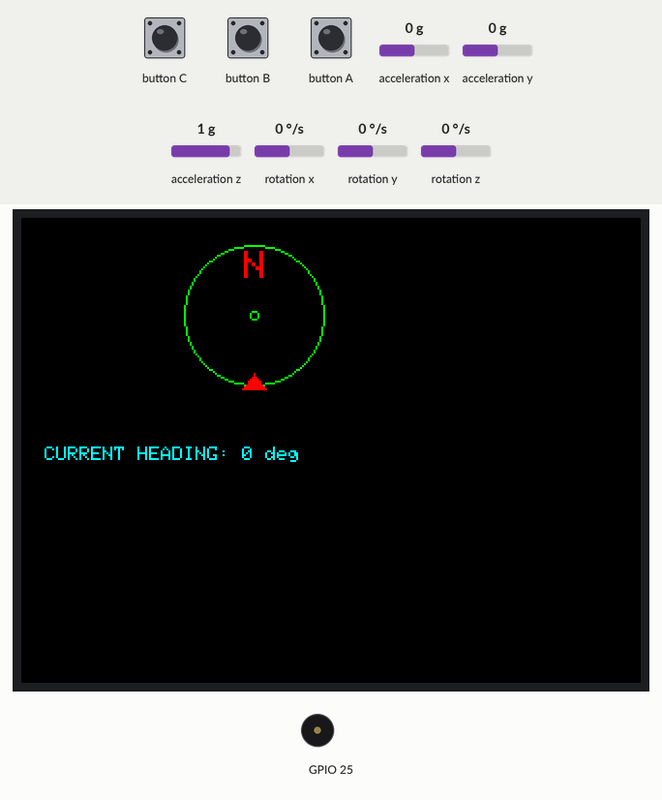
Simulated run of this program. Board: ESP32-S3. Shown: 320×240 colour display, buzzer (waves = sounding). Inputs (shaded band) come from the test bench; at power-on: acceleration x 0 g, acceleration y 0 g, acceleration z 1 g, rotation x 0 °/s, rotation y 0 °/s, rotation z 0 °/s. A WiFi scan finds three made-up networks.

Above: at 0.74 s.
1.4 s: button B pressed for 0.15 s
At 1.85 s:
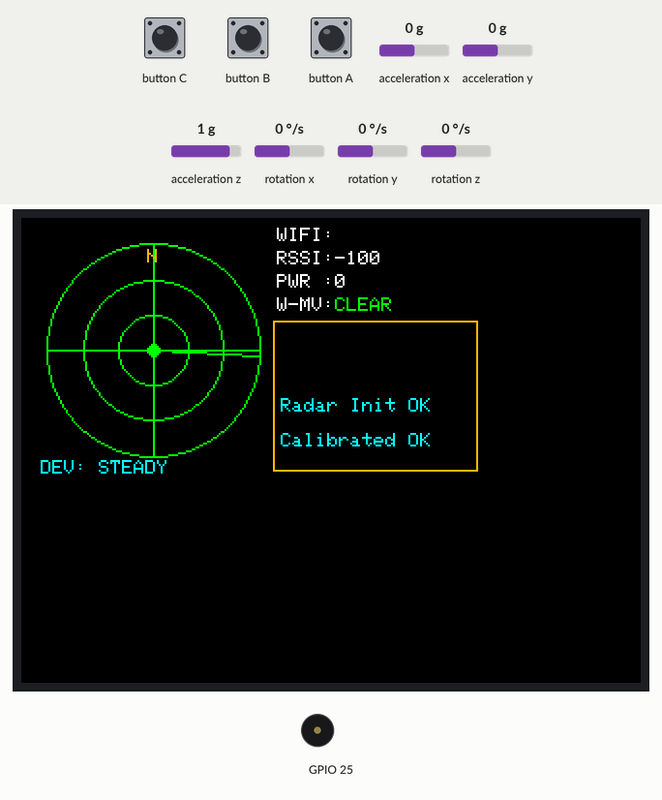
3.5 s: button A pressed for 0.15 s
At 4.6 s:
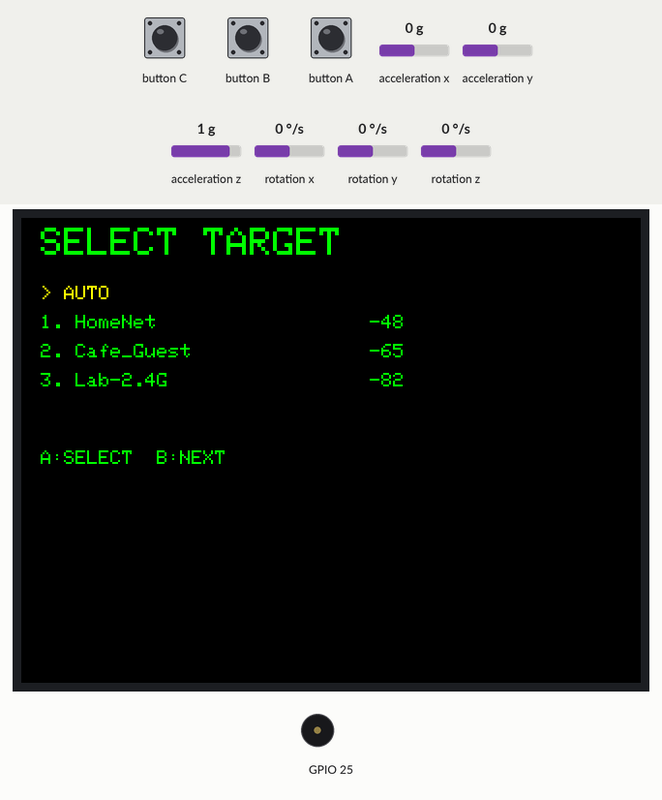
5.3 s: button A pressed for 1 s
At 5.66 s:
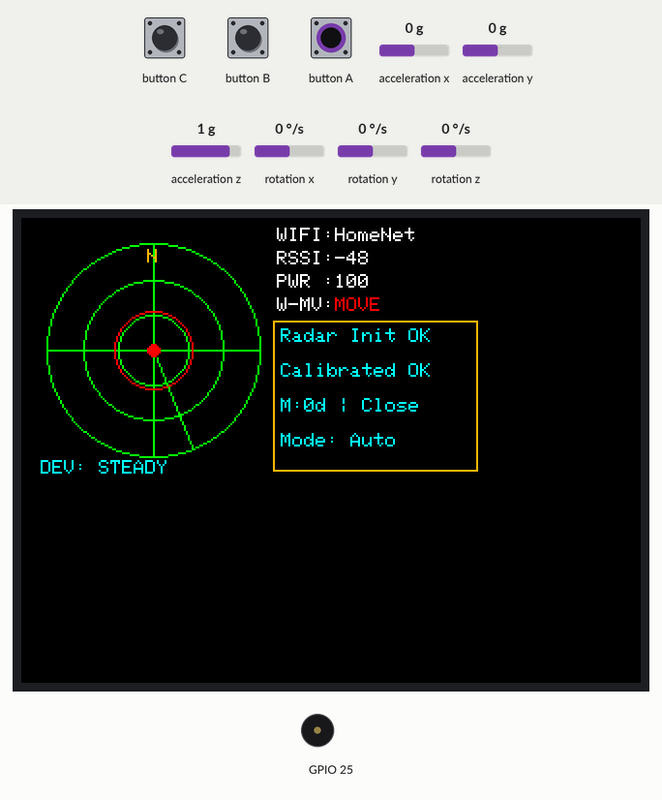
8.0 s: button B pressed for 3.2 s
At 9.93 s:
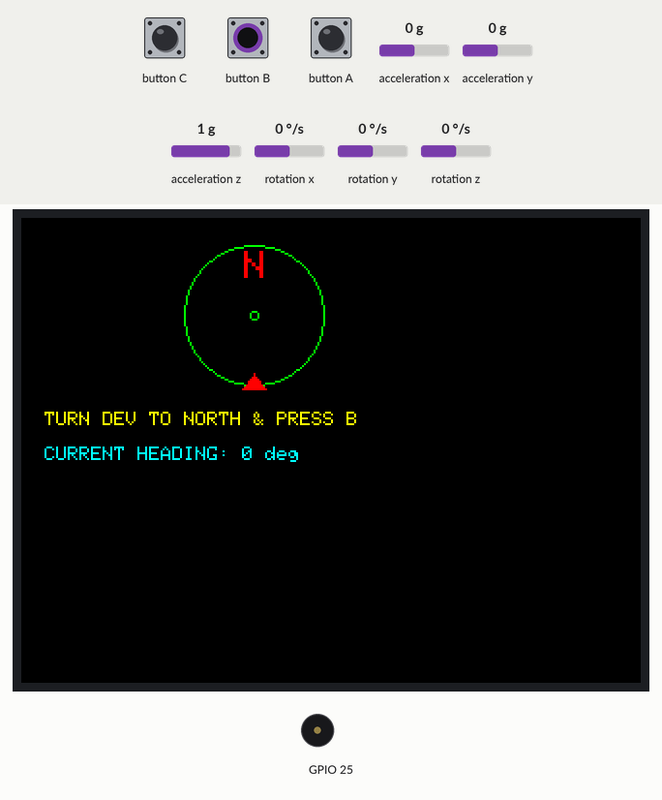
12.7 s: button B pressed for 1 s
At 13.37 s:
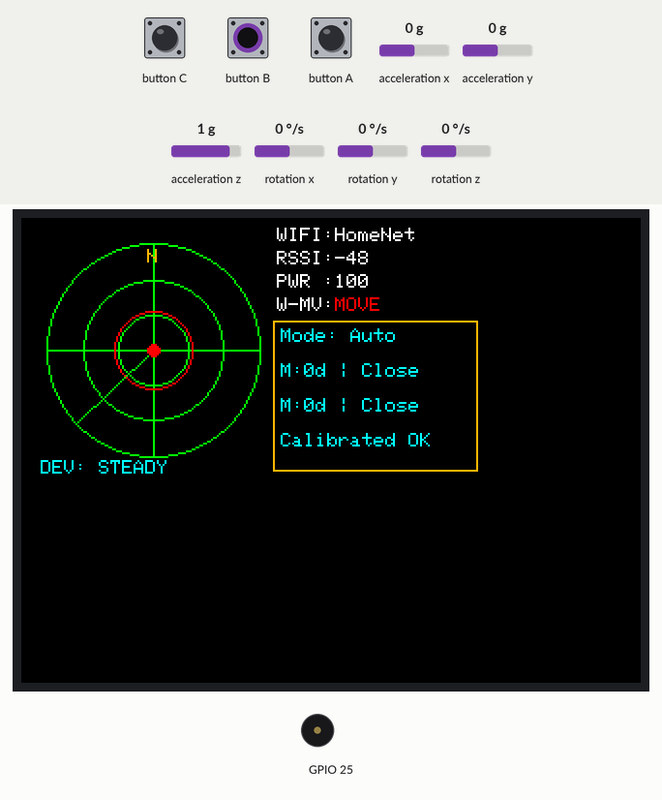
15.2 s: button B driven LOW and button A driven LOW
At 16.0 s:
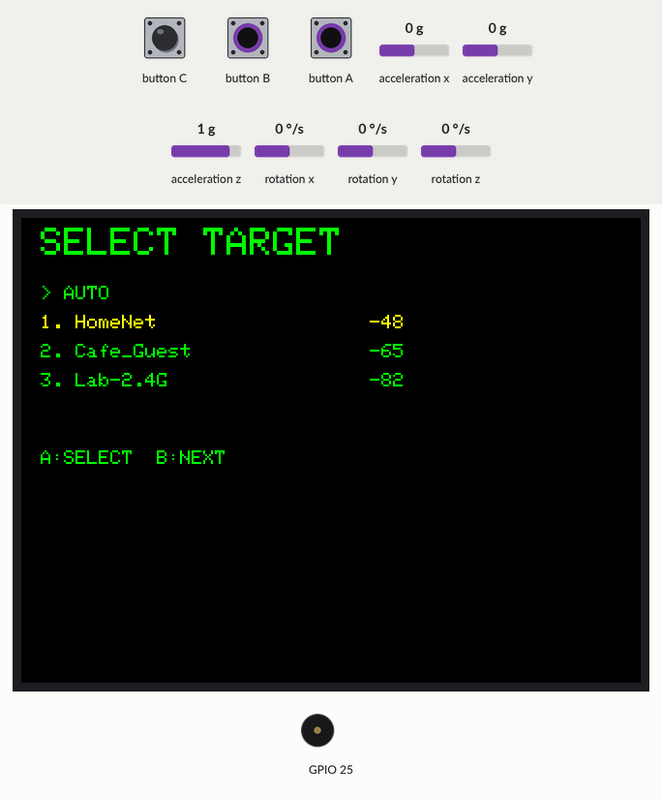
Timing chart, 0 to 18.2 s (numbered marks = the images above; inputs shaded):
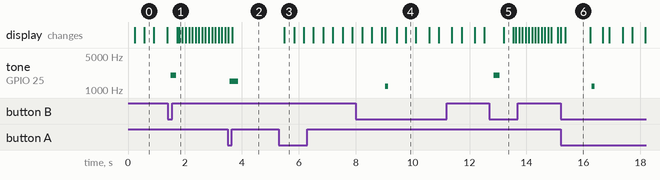

Measured:
- after the input at 1.4 s, tone on GPIO 25: silent → 2000 Hz after 0.10 s, → silent 0.20 s later; the display: first changes after 0.33 s (image 1 shows a later state)
- after the input at 3.5 s, the display: first differs from a run without the input after 0.16 s (image 2)
- after the input at 5.3 s, the display: changes after 0.19 s (image 3)
- after the input at 8.0 s, tone on GPIO 25: silent → 1200 Hz after 1.0 s, → silent 0.10 s later
- after the input at 12.7 s, tone on GPIO 25: silent → 2000 Hz after 0.16 s, → silent 0.20 s later; the display: changes after 0.50 s (image 5)
- after the input at 15.2 s, tone on GPIO 25: silent → 1200 Hz after 1.1 s, → silent 0.10 s later; the display: first differs from a run without the input after 0.16 s (image 6)
- what the display in image 6 shows lasts 0.8 s, from 15.4 s to 16.2 s

The program:

main.cpp
```cpp
#include <M5Unified.h>
#include <math.h>
#include <WiFi.h>

#define CL_BLACK   0x0000
#define CL_GREEN   0x07E0
#define CL_RED     0xF800
#define CL_CYAN    0x07FF
#define CL_YELLOW  0xFFE0
#define CL_ORANGE  0xFDA0
#define CL_WHITE   0xFFFF

enum RadarState {
    STATE_CALIBRATION,
    STATE_RADAR
};

RadarState currentState = STATE_CALIBRATION;
bool lastMovementState = false;
int menuScroll = 0;

String targetSSID = "";
int bestRSSI = -100;
int lastRSSI = -100;
bool wifiMovement = false;
int movementPower = 0;
float smoothedChange = 0.0f;

String logs[4] = {"", "", "", ""};
void addLog(String msg) {
    for (int i = 0; i < 3; i++) {
        logs[i] = logs[i+1];
    }
    logs[3] = msg;
}

M5Canvas canvas(&M5.Display);

constexpr int WIDTH  = 240;
constexpr int HEIGHT = 135;

constexpr int CX = 68;
constexpr int CY = 68;
constexpr int RADAR_RADIUS = 55;

float sweepAngle = 0.0f;
float imuYaw = 0;
unsigned long lastImuTime = 0;
bool deviceMoving = false;

bool menuOpen = false;
int menuIndex = 0;

const int MAX_WIFI = 20;
String wifiList[MAX_WIFI];
int wifiRSSI[MAX_WIFI];

bool autoTarget = true;
String lockedSSID = "";

unsigned long btnBTime = 0;
bool waitingBtnB = false;

void drawRadarBackground()
{
    canvas.fillScreen(CL_BLACK);

    canvas.drawCircle(CX, CY, 18, CL_GREEN);
    canvas.drawCircle(CX, CY, 36, CL_GREEN);
    canvas.drawCircle(CX, CY, RADAR_RADIUS, CL_GREEN);
    canvas.drawLine(CX - RADAR_RADIUS, CY, CX + RADAR_RADIUS, CY, CL_GREEN);
    canvas.drawLine(CX, CY - RADAR_RADIUS, CX, CY + RADAR_RADIUS, CL_GREEN);
    canvas.fillCircle(CX, CY, 3, CL_GREEN);

    float r = (-90.0f - imuYaw) * DEG_TO_RAD;
    int nx = CX + cos(r) * (RADAR_RADIUS - 7);
    int ny = CY + sin(r) * (RADAR_RADIUS - 7);
    canvas.setTextColor(CL_ORANGE);
    canvas.setTextSize(1);
    canvas.setCursor(nx - 3, ny - 4);
    canvas.print("N");

    canvas.setTextColor(CL_WHITE);
    canvas.setTextSize(1);
    canvas.setCursor(132, 5);
    canvas.print("WIFI:");
    canvas.print(targetSSID.substring(0, 10));

    canvas.setCursor(132, 17);
    canvas.print("RSSI:");
    canvas.print(bestRSSI);

    canvas.setCursor(132, 29);
    canvas.print("PWR :");
    canvas.print(movementPower);

    canvas.setCursor(132, 41);
    canvas.print("W-MV:");
    if (wifiMovement) {
        canvas.setTextColor(CL_RED);
        canvas.print("MOVE");
    } else {
        canvas.setTextColor(CL_GREEN);
        canvas.print("CLEAR");
    }

    canvas.drawRect(130, 53, 106, 78, CL_ORANGE);

    canvas.setTextColor(CL_CYAN);
    for (int i = 0; i < 4; i++) {
        if (logs[i] != "") {
            canvas.setCursor(134, 57 + (i * 18));
            canvas.print(logs[i]);
        }
    }

    canvas.setCursor(10, 125);
    if (deviceMoving) {
        canvas.setTextColor(CL_RED);
        canvas.print("DEV: UNSTABLE");
    } else {
        canvas.setTextColor(CL_CYAN);
        canvas.print("DEV: STEADY");
    }
}

void drawSweep(float angle)
{
    float r = angle * DEG_TO_RAD;
    int x = CX + cos(r) * RADAR_RADIUS;
    int y = CY + sin(r) * RADAR_RADIUS;
    canvas.drawLine(CX, CY, x, y, CL_GREEN);
}

void drawProximity()
{
    if (bestRSSI > -100)
    {
        int radius = map(bestRSSI, -90, -30, RADAR_RADIUS - 3, 6);
        radius = constrain(radius, 6, RADAR_RADIUS - 3);

        if (wifiMovement)
        {
            canvas.drawCircle(CX, CY, radius, CL_RED);
            canvas.fillCircle(CX, CY, 3, CL_RED);
        }
        else
        {
            canvas.drawCircle(CX, CY, radius, CL_GREEN);
        }
    }
}

void drawMenu()
{
    canvas.fillScreen(CL_BLACK);
    canvas.setTextSize(2);
    canvas.setTextColor(CL_GREEN);
    canvas.setCursor(10, 5);
    canvas.println("SELECT TARGET");

    canvas.setTextSize(1);
    int y = 35 - menuScroll;

    if (menuIndex == 0)
        canvas.setTextColor(CL_YELLOW);
    else
        canvas.setTextColor(CL_GREEN);

    canvas.setCursor(10, y);
    canvas.print("> AUTO");
    y += 15;

    for (int i = 0; i < MAX_WIFI; i++)
    {
        if (wifiList[i] == "")
            break;

        if (menuIndex == i + 1)
            canvas.setTextColor(CL_YELLOW);
        else
            canvas.setTextColor(CL_GREEN);

        canvas.setCursor(10, y);
        canvas.print(i + 1);
        canvas.print(". ");
        canvas.print(wifiList[i].substring(0, 18));

        canvas.setCursor(180, y);
        canvas.print(wifiRSSI[i]);
        y += 15;
    }

    canvas.setTextColor(CL_GREEN);
    canvas.setCursor(10, 120);
    canvas.print("A:SELECT  B:NEXT");
}

void drawCalibrationScreen() {
    canvas.fillScreen(CL_BLACK);

    canvas.drawCircle(WIDTH / 2, 50, 36, CL_GREEN);
    canvas.drawCircle(WIDTH / 2, 50, 2, CL_GREEN);

    float r = (-90.0f - imuYaw) * DEG_TO_RAD;
    int nx = (WIDTH / 2) + cos(r) * 26;
    int ny = 50 + sin(r) * 26;
    canvas.setTextColor(CL_RED);
    canvas.setTextSize(2);
    canvas.setCursor(nx - 5, ny - 7);
    canvas.print("N");

    canvas.fillTriangle(WIDTH / 2, 80, (WIDTH / 2) - 6, 88, (WIDTH / 2) + 6, 88, CL_RED);

    canvas.setTextSize(1);
    canvas.setTextColor(CL_YELLOW);
    if ((millis() / 400) % 2 == 0) {
        canvas.setCursor(12, 100);
        canvas.print("TURN DEV TO NORTH & PRESS B");
    }

    canvas.setTextColor(CL_CYAN);
    canvas.setCursor(12, 118);
    int currentHeading = ((int)(-imuYaw) % 360 + 360) % 360;
    canvas.print("CURRENT HEADING: ");
    canvas.print(currentHeading);
    canvas.print(" deg");
}

void setup()
{
    auto cfg = M5.config();
    M5.begin(cfg);
    M5.Speaker.setVolume(255);

    WiFi.mode(WIFI_STA);
    WiFi.disconnect();

    M5.Imu.init();
    M5.Display.setRotation(3);
    canvas.createSprite(WIDTH, HEIGHT);

    addLog("Radar Init OK");
}

void loop()
{
    M5.update();

    if (currentState == STATE_RADAR && M5.BtnB.pressedFor(1000)) {
        currentState = STATE_CALIBRATION;
        M5.Speaker.tone(1200, 100);
        delay(300);
    }

    if (M5.Imu.update())
    {
        auto imu = M5.Imu.getImuData();
        unsigned long now = millis();

        if (lastImuTime != 0)
        {
            float dt = (now - lastImuTime) / 1000.0f;
            imuYaw += imu.gyro.z * dt;
        }
        lastImuTime = now;

        float gyroMag = sqrt(imu.gyro.x*imu.gyro.x + imu.gyro.y*imu.gyro.y + imu.gyro.z*imu.gyro.z);
        deviceMoving = (gyroMag > 10.0f);
    }

    if (currentState == STATE_CALIBRATION) {
        drawCalibrationScreen();
        canvas.pushSprite(0, 0);

        if (M5.BtnB.wasPressed()) {
            imuYaw = 0.0f;
            lastImuTime = millis();
            currentState = STATE_RADAR;

            M5.Speaker.tone(2000, 200);
            WiFi.scanNetworks(true);
            addLog("Calibrated OK");
        }
        delay(16);
        return;
    }

    if (M5.BtnA.wasPressed())
    {
        if (menuOpen)
        {
            if (menuIndex == 0)
            {
                autoTarget = true;
                lockedSSID = "";
                addLog("Mode: Auto");
            }
            else
            {
                autoTarget = false;
                lockedSSID = wifiList[menuIndex - 1];
                targetSSID = lockedSSID;
                addLog("Lock: " + targetSSID.substring(0, 8));
            }
            menuOpen = false;
        }
        else
        {
            menuOpen = true;
        }
    }

    if (M5.BtnB.wasPressed())
    {
        unsigned long now = millis();
        if (waitingBtnB && (now - btnBTime < 800))
        {
            menuIndex--;
            if (menuIndex < 0)
                menuIndex = 0;
            waitingBtnB = false;
        }
        else
        {
            btnBTime = now;
            waitingBtnB = true;
        }
    }

    if (waitingBtnB && (millis() - btnBTime >= 800))
    {
        int maxItems = 1;
        for (int i = 0; i < MAX_WIFI; i++)
        {
            if (wifiList[i] != "")
                maxItems++;
        }

        menuIndex++;
        if (menuIndex >= maxItems)
            menuIndex = 0;

        if (menuIndex > 4)
            menuScroll = (menuIndex - 4) * 15;
        else
            menuScroll = 0;

        waitingBtnB = false;
    }

    int networks = WiFi.scanComplete();
    if (networks >= 0)
    {
        bestRSSI = -100;
        targetSSID = "";

        for (int i = 0; i < MAX_WIFI; i++)
        {
            wifiList[i] = "";
            wifiRSSI[i] = 0;
        }

        int count = min(networks, MAX_WIFI);
        for (int i = 0; i < count; i++)
        {
            wifiList[i] = WiFi.SSID(i);
            wifiRSSI[i] = WiFi.RSSI(i);
        }

        for (int i = 0; i < count - 1; i++)
        {
            for (int j = i + 1; j < count; j++)
            {
                if (wifiRSSI[j] > wifiRSSI[i])
                {
                    int tempRSSI = wifiRSSI[i];
                    wifiRSSI[i] = wifiRSSI[j];
                    wifiRSSI[j] = tempRSSI;

                    String tempSSID = wifiList[i];
                    wifiList[i] = wifiList[j];
                    wifiList[j] = tempSSID;
                }
            }
        }

        if (autoTarget)
        {
            for (int i = 0; i < count; i++)
            {
                if (wifiRSSI[i] > bestRSSI)
                {
                    bestRSSI = wifiRSSI[i];
                    targetSSID = wifiList[i];
                }
            }
        }
        else
        {
            for (int i = 0; i < count; i++)
            {
                if (wifiList[i] == lockedSSID)
                {
                    bestRSSI = wifiRSSI[i];
                    targetSSID = lockedSSID;
                    break;
                }
            }
        }

        float instantChange = abs(bestRSSI - lastRSSI);
        smoothedChange = (smoothedChange * 0.6f) + (instantChange * 0.4f);
        movementPower = constrain((int)(smoothedChange * 15), 0, 100);
        wifiMovement = (smoothedChange > 2.5f);

        if (wifiMovement)
        {
            if (!lastMovementState) {
                M5.Speaker.tone(1500, 300);
            }

            String distStr = "Far";
            if (bestRSSI >= -40) distStr = "V.Close";
            else if (bestRSSI >= -55) distStr = "Close";
            else if (bestRSSI >= -70) distStr = "Medium";

            int heading = ((int)(-imuYaw) % 360 + 360) % 360;

            addLog("M:" + String(heading) + "d | " + distStr);
        }

        lastMovementState = wifiMovement;
        lastRSSI = bestRSSI;

        WiFi.scanNetworks(true);
    }

    if (menuOpen)
    {
        drawMenu();
    }
    else
    {
        drawRadarBackground();
        drawSweep(sweepAngle - imuYaw);
        drawProximity();
    }

    canvas.pushSprite(0, 0);

    sweepAngle += 2.0f;
    if (sweepAngle >= 360.0f)
        sweepAngle = 0.0f;

    delay(16);
}
```
